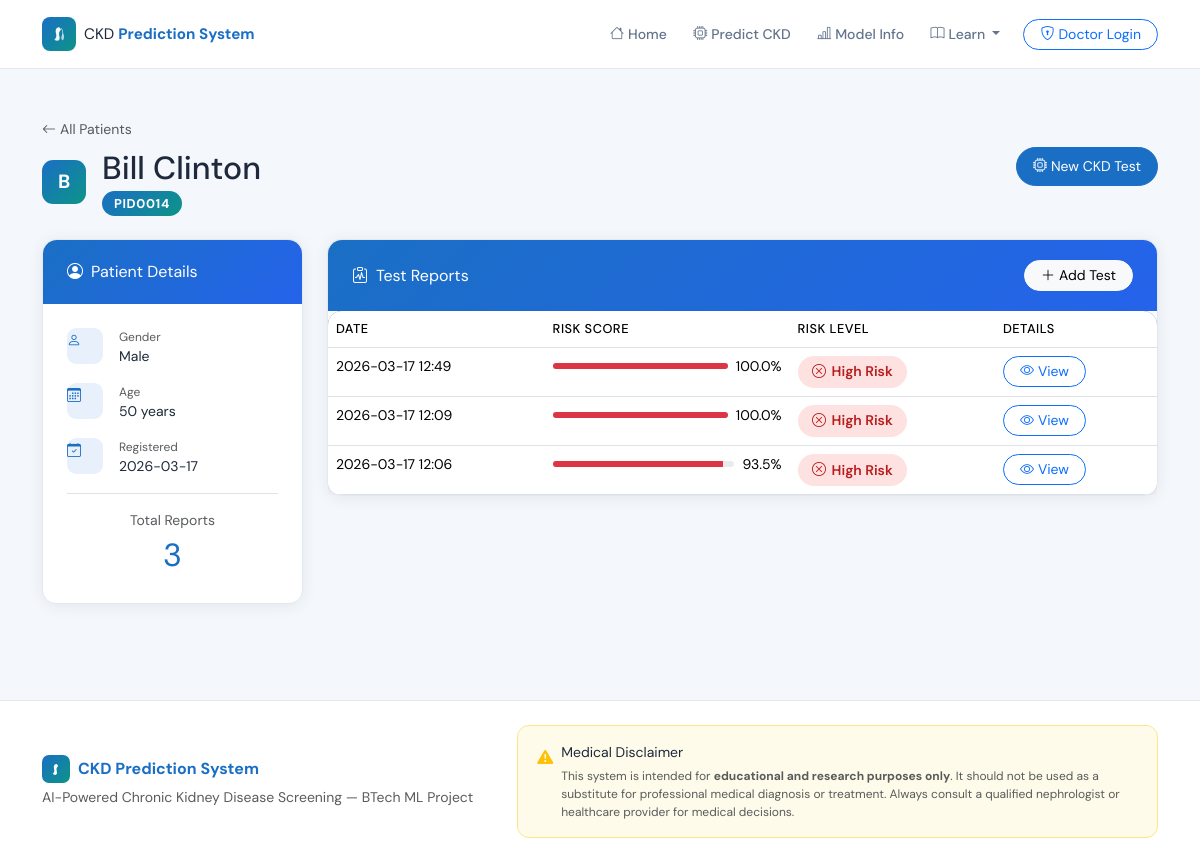
Screenshot of /patient/PID0014 with the database file from the repository.
### tables this page shows
CREATE TABLE patients (
        pid         TEXT PRIMARY KEY,
        doctor_id   TEXT,
        name        TEXT NOT NULL,
        age         INTEGER,
        gender      TEXT,
        reg_date    TEXT,
        FOREIGN KEY(doctor_id) REFERENCES doctors(did)
    );

CREATE TABLE reports (
        report_id   INTEGER PRIMARY KEY AUTOINCREMENT,
        pid         TEXT,
        test_date   TEXT,
        inputs      TEXT,
        score       REAL,
        level       TEXT,
        shap_values TEXT,
        chart_b64   TEXT,
        FOREIGN KEY(pid) REFERENCES patients(pid)
    );

### app.py (the view)
@app.route("/patient/<pid>")
def patient_profile(pid):
    patient = get_patient(pid)
    if not patient:
        flash("Patient not found.", "danger")
        return redirect(url_for("register"))
    reports = get_reports(pid)
    return render_template("profile.html", patient=patient,
                           reports=reports, doctor=current_doctor())

### app.py (called while the page is built)
def current_doctor():
    if "doctor_id" in session:
        from database import get_doctor_by_id
        return get_doctor_by_id(session["doctor_id"])
    return None

### database.py (called while the page is built)
def get_conn():
    conn = sqlite3.connect(DB)
    conn.row_factory = sqlite3.Row
    return conn

def get_patient(pid, doctor_id=None):
    conn = get_conn()
    if doctor_id:
        row = conn.execute(
            "SELECT * FROM patients WHERE pid=? AND doctor_id=?", (pid, doctor_id)
        ).fetchone()
    else:
        row = conn.execute("SELECT * FROM patients WHERE pid=?", (pid,)).fetchone()
    conn.close()
    return dict(row) if row else None

def get_reports(pid):
    conn = get_conn()
    rows = conn.execute(
        "SELECT * FROM reports WHERE pid=? ORDER BY report_id DESC", (pid,)
    ).fetchall()
    conn.close()
    return [dict(r) for r in rows]

### templates/profile.html (shortened to what this page needs)
{% extends "base.html" %}
{% block content %}
<div class="container py-5">
  <div class="row align-items-center mb-4 fade-up">
    <div class="col">
      <a href="/patients" class="text-muted small text-decoration-none"><i class="bi bi-arrow-left me-1"></i>All Patients</a>
      <div class="d-flex align-items-center gap-3 mt-2 flex-wrap">
        <div class="patient-avatar">{{ patient.name[0].upper() }}</div>
        <div>
          <h2 class="mb-1 fw-700">{{ patient.name }}</h2>
          <span class="pid-badge">{{ patient.pid }}</span>
        </div>
      </div>
    </div>
    <div class="col-auto">
      <a href="/predict/{{ patient.pid }}" class="btn btn-primary rounded-pill px-3 py-2" style="font-size:.875rem">
        <i class="bi bi-cpu me-1"></i>New CKD Test
      </a>
    </div>
  </div>
  <div class="row g-4">
    <div class="col-lg-3 fade-up">
      <div class="kg-card h-100">
        <div class="kg-card-header"><i class="bi bi-person-circle me-2"></i>Patient Details</div>
        <div class="p-4">
          {% set fields = [
            ("bi-person","Gender",    patient.gender or "—"),
            ("bi-calendar3","Age",    (patient.age|string) + " years"),
            ("bi-calendar-check","Registered", patient.reg_date)
          ] %}
          {% for icon,label,val in fields %}
          <div class="d-flex align-items-start gap-3 mb-3">
            <div class="icon-wrap flex-shrink-0" style="width:36px;height:36px;background:var(--primary-light);color:var(--primary);border-radius:9px">
              <i class="bi {{ icon }} small"></i>
            </div>
            <div>
              <div class="text-muted" style="font-size:.75rem">{{ label }}</div>
              <div class="fw-500 small">{{ val }}</div>
            </div>
          </div>
          {% endfor %}
          <div class="mt-3 pt-3 border-top text-center">
            <div class="text-muted small">Total Reports</div>
            <div class="fs-2 fw-700 text-primary">{{ reports|length }}</div>
          </div>
        </div>
      </div>
    </div>
    <div class="col-lg-9 fade-up-2">
      <div class="kg-card">
        <div class="kg-card-header d-flex justify-content-between align-items-center">
          <span><i class="bi bi-clipboard-pulse me-2"></i>Test Reports</span>
          <a href="/predict/{{ patient.pid }}" class="btn btn-sm btn-light rounded-pill px-3">
            <i class="bi bi-plus-lg me-1"></i>Add Test
          </a>
        </div>
        <div class="p-0">
          {% if reports %}
          <div class="table-responsive">
            <table class="table table-hover mb-0 kg-table">
              <thead><tr>
                <th>Date</th><th>Risk Score</th><th>Risk Level</th><th>Details</th>
              </tr></thead>
              <tbody>
              {% for r in reports %}
              <tr>
                <td class="small">{{ r.test_date }}</td>
                <td>
                  <div class="d-flex align-items-center gap-2">
                    <div class="progress flex-grow-1" style="height:6px;border-radius:3px;width:80px">
                      <div class="progress-bar {% if r.score < 30 %}bg-success{% elif r.score < 60 %}bg-warning{% else %}bg-danger{% endif %}"
                           style="width:{{ r.score }}%"></div>
                    </div>
                    <span class="fw-600 small">{{ r.score }}%</span>
                  </div>
                </td>
                <td>
                  <span class="risk-badge {% if 'Low' in r.level %}risk-low{% elif 'Moderate' in r.level %}risk-moderate{% else %}risk-high{% endif %}">
                    <i class="bi {% if 'Low' in r.level %}bi-check-circle{% elif 'Moderate' in r.level %}bi-exclamation-circle{% else %}bi-x-circle{% endif %}"></i>
                    {{ r.level }}
                  </span>
                </td>
                <td>
                  <a href="/result/{{ r.report_id }}" class="btn btn-sm btn-outline-primary rounded-pill px-3">
                    <i class="bi bi-eye me-1"></i>View
                  </a>
                </td>
              </tr>
              {% endfor %}
              </tbody>
            </table>
          </div>
          {% endif %}
        </div>
      </div>
    </div>
  </div>
</div>
{% endblock %}

### templates/base.html (shortened to what this page needs)
<!DOCTYPE html>
<html lang="en">
<head>
<link href="https://cdn.jsdelivr.net/npm/bootstrap@5.3.2/dist/css/bootstrap.min.css" rel="stylesheet"/>
<link href="https://cdn.jsdelivr.net/npm/bootstrap-icons@1.11.3/font/bootstrap-icons.css" rel="stylesheet"/>
<link href="{{ url_for('static', filename='css/style.css') }}" rel="stylesheet"/>
</head>
<body>
<nav class="navbar navbar-expand-lg kg-nav sticky-top">
  <div class="container">
    <a class="navbar-brand d-flex align-items-center gap-2" href="/">
      <div class="brand-icon">
      </div>
      <span class="brand-text">CKD <strong>Prediction System</strong></span>
    </a>
    <div class="collapse navbar-collapse" id="nav">
      <ul class="navbar-nav ms-auto align-items-lg-center gap-1">
        <li class="nav-item"><a class="nav-link" href="/"><i class="bi bi-house me-1"></i>Home</a></li>
        <li class="nav-item"><a class="nav-link" href="/register"><i class="bi bi-cpu me-1"></i>Predict CKD</a></li>
        <li class="nav-item"><a class="nav-link" href="/model-info"><i class="bi bi-bar-chart-line me-1"></i>Model Info</a></li>
        <li class="nav-item dropdown">
          <a class="nav-link dropdown-toggle" href="#" data-bs-toggle="dropdown">
            <i class="bi bi-book me-1"></i>Learn
          </a>
        </li>
        {% if doctor %}
        <li class="nav-item ms-lg-1 dropdown">
          <a class="nav-link dropdown-toggle d-flex align-items-center gap-2 ps-2" href="#" data-bs-toggle="dropdown">
            <div class="doc-avatar">{{ doctor.name[0].upper() }}</div>
            <span class="d-none d-lg-inline small fw-500">Dr. {{ doctor.name.split()[0] }}</span>
          </a>
          <ul class="dropdown-menu dropdown-menu-end border-0 shadow-sm" style="min-width:190px">
            <li>
              <div class="px-3 py-2">
                <div class="fw-600 small">Dr. {{ doctor.name }}</div>
                <div class="text-muted" style="font-size:.72rem">@{{ doctor.username }}</div>
              </div>
            </li>
            <li><hr class="dropdown-divider my-1"></li>
            <li><a class="dropdown-item text-danger small" href="/doctor/logout"><i class="bi bi-box-arrow-right me-2"></i>Logout</a></li>
          </ul>
        </li>
        {% else %}
        <li class="nav-item ms-lg-2">
          <a class="btn btn-outline-primary btn-sm px-3 rounded-pill" href="/doctor/login">
            <i class="bi bi-shield-lock me-1"></i>Doctor Login
          </a>
        </li>
        {% endif %}
      </ul>
    </div>
  </div>
</nav>
<main>{% block content %}{% endblock %}</main>
<footer class="kg-footer mt-5 py-4">
  <div class="container">
    <div class="row align-items-center gy-3">
      <div class="col-lg-5">
        <div class="d-flex align-items-center gap-2 mb-1">
          <div class="brand-icon" style="width:28px;height:28px;border-radius:7px">
            <svg width="13" height="13" viewBox="0 0 24 24" fill="none">
              <path d="M12 2C9.5 2 7 4 7 7.5C7 10 8 12 8 14.5C8 17 6.5 19 5 20.5C6.5 21.5 8 22 9.5 22C11.5 22 13 20.5 13 18.5C13 16 12 14 12 11.5C12 9 13.5 7 15 5.5C14 3.5 13 2 12 2Z" fill="white"/>
            </svg>
          </div>
          <span style="font-weight:700;color:var(--primary)">CKD Prediction System</span>
        </div>
        <p class="text-muted small mb-0">AI-Powered Chronic Kidney Disease Screening — BTech ML Project</p>
      </div>
      <div class="col-lg-7">
        <div style="background:#fffbeb;border:1px solid #fde68a;border-radius:12px;padding:1rem 1.2rem">
          <div class="d-flex align-items-start gap-2">
            <i class="bi bi-exclamation-triangle-fill text-warning mt-1 flex-shrink-0"></i>
            <div>
              <div class="fw-600 small mb-1">Medical Disclaimer</div>
              <p class="text-muted mb-0" style="font-size:.75rem;line-height:1.5">
                This system is intended for <strong>educational and research purposes only</strong>. It should not be used as a substitute for professional medical diagnosis or treatment. Always consult a qualified nephrologist or healthcare provider for medical decisions.
              </p>
            </div>
          </div>
        </div>
      </div>
    </div>
  </div>
</footer>
</body>
</html>

### static/css/style.css (style rules this page uses)
:root { --primary: #1a6fc4; --primary-light: #e8f1fb; --teal: #0d9488; --teal-light:#e6f7f5; --danger: #dc2626; --warning: #d97706; --success: #16a34a; --bg: #f4f7fb; --card-bg: #ffffff; --text: #1e293b; --muted: #64748b; --border: #e2e8f0; --radius: 14px; --shadow: 0 2px 16px rgba(0,0,0,.07); --shadow-lg: 0 8px 32px rgba(0,0,0,.10); }
* { box-sizing: border-box; }
body { font-family:'DM Sans',sans-serif; background:var(--bg); color:var(--text); }
.kg-nav { background:#fff; border-bottom:1px solid var(--border); padding:.75rem 0; }
.brand-icon { width:34px;height:34px;background:linear-gradient(135deg,var(--primary),var(--teal)); border-radius:8px;display:flex;align-items:center;justify-content:center;color:#fff;font-size:1rem; }
.brand-text { font-size:.95rem;color:var(--text); }
.brand-text strong { color:var(--primary); }
.nav-link { color:var(--muted)!important;font-size:.875rem;font-weight:500;border-radius:8px;padding:.4rem .7rem!important;transition:all .2s; }
.kg-card { background:var(--card-bg);border-radius:var(--radius);box-shadow:var(--shadow);border:1px solid var(--border);transition:box-shadow .2s,transform .2s; }
.kg-card-header { background:linear-gradient(135deg,var(--primary),#2563eb);color:#fff;border-radius:var(--radius) var(--radius) 0 0;padding:1.25rem 1.5rem; }
.risk-high { background:#fee2e2;color:#b91c1c; }
.risk-badge { display:inline-flex;align-items:center;gap:.35rem; padding:.35rem .9rem;border-radius:999px;font-weight:600;font-size:.875rem; }
.btn-primary { background:var(--primary);border-color:var(--primary); }
.kg-table { border-radius:var(--radius);overflow:hidden;box-shadow:var(--shadow); }
.kg-table thead { background:linear-gradient(135deg,var(--primary),#2563eb);color:#fff; }
.kg-table thead th { font-weight:500;font-size:.8rem;letter-spacing:.04em;text-transform:uppercase; }
.pid-badge { background:linear-gradient(135deg,var(--primary),var(--teal));color:#fff; font-weight:700;font-size:.8rem;padding:.25rem .75rem;border-radius:999px;letter-spacing:.05em; }
.kg-footer { background:#fff;border-top:1px solid var(--border); }
.fade-up { animation:fadeUp .45s ease both; }
.fade-up-2 { animation:fadeUp .45s .1s ease both; }
.text-primary { color:var(--primary)!important; }
.patient-avatar { width:44px;height:44px;background:linear-gradient(135deg,var(--primary),var(--teal));border-radius:11px;display:flex;align-items:center;justify-content:center;color:#fff;font-size:1.2rem;font-weight:700;flex-shrink:0; }

### rows the page displays
patients: name "B", name "Bill Clinton", pid "PID0014", label "Gender", gender "Male", label "Registered", reg_date "2026-03-17"
reports: test_date "2026-03-17 12:49", score "100.0", level "High Risk"
reports: test_date "2026-03-17 12:09", score "100.0", level "High Risk"
reports: test_date "2026-03-17 12:06", score "93.5", level "High Risk"

### other values shown
{{ label }} "Age"
{{ val }} "50 years"
{{ reports|length }} "3"
